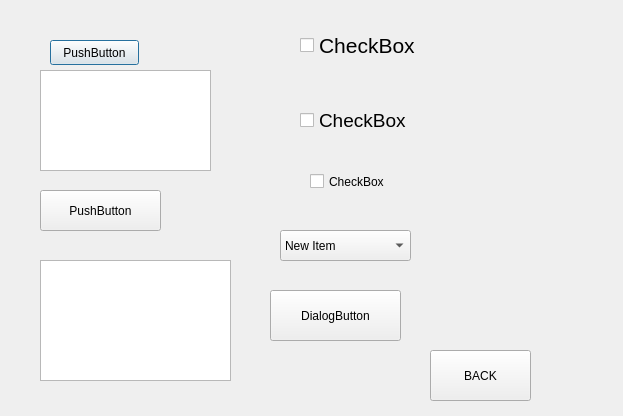
<?xml version="1.0" encoding="UTF-8"?>
<ui version="4.0">
 <class>testTouch</class>
 <widget class="QDialog" name="testTouch">
  <property name="geometry">
   <rect>
    <x>0</x>
    <y>0</y>
    <width>623</width>
    <height>416</height>
   </rect>
  </property>
  <property name="cursor">
   <cursorShape>ArrowCursor</cursorShape>
  </property>
  <property name="windowTitle">
   <string>Dialog</string>
  </property>
  <widget class="QPushButton" name="pushButton">
   <property name="geometry">
    <rect>
     <x>50</x>
     <y>40</y>
     <width>89</width>
     <height>25</height>
    </rect>
   </property>
   <property name="text">
    <string>PushButton</string>
   </property>
  </widget>
  <widget class="QTextEdit" name="textEdit">
   <property name="geometry">
    <rect>
     <x>40</x>
     <y>70</y>
     <width>171</width>
     <height>101</height>
    </rect>
   </property>
  </widget>
  <widget class="QPushButton" name="pushButton_2">
   <property name="geometry">
    <rect>
     <x>40</x>
     <y>190</y>
     <width>121</width>
     <height>41</height>
    </rect>
   </property>
   <property name="text">
    <string>PushButton</string>
   </property>
  </widget>
  <widget class="QTextEdit" name="textEdit_2">
   <property name="geometry">
    <rect>
     <x>40</x>
     <y>260</y>
     <width>191</width>
     <height>121</height>
    </rect>
   </property>
  </widget>
  <widget class="QCheckBox" name="checkBox">
   <property name="geometry">
    <rect>
     <x>300</x>
     <y>20</y>
     <width>121</width>
     <height>51</height>
    </rect>
   </property>
   <property name="font">
    <font>
     <pointsize>16</pointsize>
    </font>
   </property>
   <property name="locale">
    <locale language="Chinese" country="China"/>
   </property>
   <property name="text">
    <string>CheckBox</string>
   </property>
  </widget>
  <widget class="QCheckBox" name="checkBox_2">
   <property name="geometry">
    <rect>
     <x>300</x>
     <y>100</y>
     <width>131</width>
     <height>41</height>
    </rect>
   </property>
   <property name="font">
    <font>
     <pointsize>14</pointsize>
    </font>
   </property>
   <property name="text">
    <string>CheckBox</string>
   </property>
  </widget>
  <widget class="QCheckBox" name="checkBox_3">
   <property name="geometry">
    <rect>
     <x>310</x>
     <y>170</y>
     <width>92</width>
     <height>23</height>
    </rect>
   </property>
   <property name="text">
    <string>CheckBox</string>
   </property>
  </widget>
  <widget class="QComboBox" name="comboBox">
   <property name="geometry">
    <rect>
     <x>280</x>
     <y>230</y>
     <width>131</width>
     <height>31</height>
    </rect>
   </property>
   <property name="currentText">
    <string>New Item</string>
   </property>
   <property name="currentIndex">
    <number>0</number>
   </property>
   <item>
    <property name="text">
     <string>New Item</string>
    </property>
   </item>
   <item>
    <property name="text">
     <string>New Item1</string>
    </property>
   </item>
   <item>
    <property name="text">
     <string>New Item2</string>
    </property>
   </item>
   <item>
    <property name="text">
     <string>New Item3</string>
    </property>
   </item>
   <item>
    <property name="text">
     <string>New Item4</string>
    </property>
   </item>
   <item>
    <property name="text">
     <string>New Item5</string>
    </property>
   </item>
   <item>
    <property name="text">
     <string>New Item6</string>
    </property>
   </item>
   <item>
    <property name="text">
     <string>New Item7</string>
    </property>
   </item>
   <item>
    <property name="text">
     <string>New Item8</string>
    </property>
   </item>
  </widget>
  <widget class="QPushButton" name="pushButton_3">
   <property name="geometry">
    <rect>
     <x>270</x>
     <y>290</y>
     <width>131</width>
     <height>51</height>
    </rect>
   </property>
   <property name="text">
    <string>DialogButton</string>
   </property>
  </widget>
  <widget class="QPushButton" name="pushButton_4">
   <property name="geometry">
    <rect>
     <x>430</x>
     <y>350</y>
     <width>101</width>
     <height>51</height>
    </rect>
   </property>
   <property name="text">
    <string>BACK</string>
   </property>
  </widget>
 </widget>
 <resources/>
 <connections/>
</ui>
